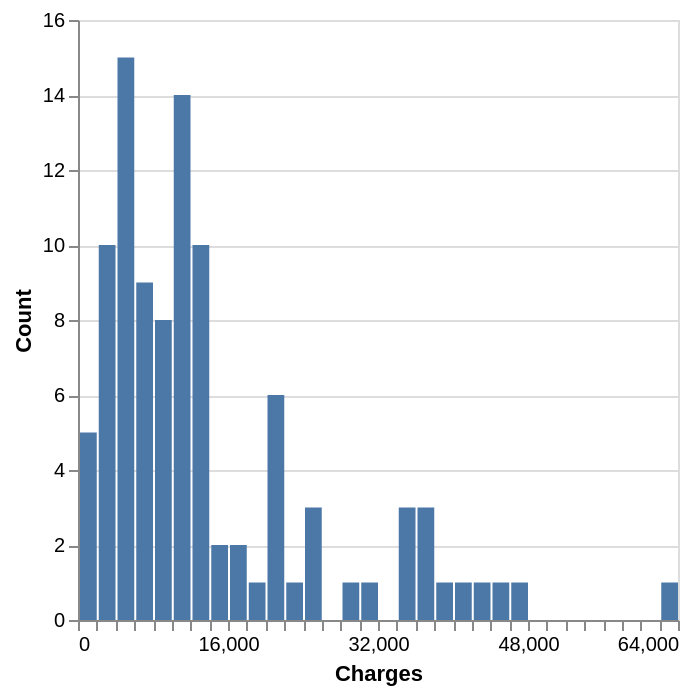

Notebook code for this chart:
### Code cell
sample_distribution = alt.Chart(df_one_sample).mark_bar().encode(
    x=alt.X("charges")
        .bin(maxbins=40)
        .title("Charges"),
    y=alt.Y("count()").title("Count"),
)

sample_distribution

### Figure 1 — Vega specification as saved in the notebook (floating-point values rounded to 4 significant figures)
{"$schema": "https://vega.github.io/schema/vega/v6.json", "data": [{"name": "source_0", "values": [{"__count": 8, "bin_maxbins_40_charges": 8000.0, "bin_maxbins_40_charges_end": 10000.0}, {"__count": 15, "bin_maxbins_40_charges": 4000.0, "bin_maxbins_40_charges_end": 6000.0}, {"__count": 3, "bin_maxbins_40_charges": 34000.0, "bin_maxbins_40_charges_end": 36000.0}, {"__count": 10, "bin_maxbins_40_charges": 12000.0, "bin_maxbins_40_charges_end": 14000.0}, {"__count": 14, "bin_maxbins_40_charges": 10000.0, "bin_maxbins_40_charges_end": 12000.0}, {"__count": 5, "bin_maxbins_40_charges": 0.0, "bin_maxbins_40_charges_end": 2000.0}, {"__count": 3, "bin_maxbins_40_charges": 36000.0, "bin_maxbins_40_charges_end": 38000.0}, {"__count": 1, "bin_maxbins_40_charges": 28000.0, "bin_maxbins_40_charges_end": 30000.0}, {"__count": 6, "bin_maxbins_40_charges": 20000.0, "bin_maxbins_40_charges_end": 22000.0}, {"__count": 10, "bin_maxbins_40_charges": 2000.0, "bin_maxbins_40_charges_end": 4000.0}, {"__count": 1, "bin_maxbins_40_charges": 40000.0, "bin_maxbins_40_charges_end": 42000.0}, {"__count": 1, "bin_maxbins_40_charges": 42000.0, "bin_maxbins_40_charges_end": 44000.0}, {"__count": 3, "bin_maxbins_40_charges": 24000.0, "bin_maxbins_40_charges_end": 26000.0}, {"__count": 1, "bin_maxbins_40_charges": 62000.0, "bin_maxbins_40_charges_end": 64000.0}, {"__count": 9, "bin_maxbins_40_charges": 6000.0, "bin_maxbins_40_charges_end": 8000.0}, {"__count": 2, "bin_maxbins_40_charges": 14000.0, "bin_maxbins_40_charges_end": 16000.0}, {"__count": 1, "bin_maxbins_40_charges": 22000.0, "bin_maxbins_40_charges_end": 24000.0}, {"__count": 1, "bin_maxbins_40_charges": 44000.0, "bin_maxbins_40_charges_end": 46000.0}, {"__count": 1, "bin_maxbins_40_charges": 30000.0, "bin_maxbins_40_charges_end": 32000.0}, {"__count": 2, "bin_maxbins_40_charges": 16000.0, "bin_maxbins_40_charges_end": 18000.0}, {"__count": 1, "bin_maxbins_40_charges": 38000.0, "bin_maxbins_40_charges_end": 40000.0}, {"__count": 1, "bin_maxbins_40_charges": 18000.0, "bin_maxbins_40_charges_end": 20000.0}, {"__count": 1, "bin_maxbins_40_charges": 46000.0, "bin_maxbins_40_charges_end": 48000.0}]}, {"name": "source_0_y_domain___count", "values": [{"min": 1, "max": 15}]}], "signals": [{"name": "bin_maxbins_40_charges_bins", "value": {"fields": ["charges"], "fname": "bin_charges", "start": 0.0, "step": 2000.0, "stop": 64000.0}}], "marks": [{"type": "rect", "name": "marks", "from": {"data": "source_0"}, "encode": {"update": {"y": {"field": "__count", "scale": "y"}, "x2": {"field": "bin_maxbins_40_charges", "scale": "x", "offset": {"signal": "0.5 + (abs(scale(\"x\", datum[\"bin_maxbins_40_charges_end\"]) - scale(\"x\", datum[\"bin_maxbins_40_charges\"])) < 0.25 ? -0.5 * (0.25 - (abs(scale(\"x\", datum[\"bin_maxbins_40_charges_end\"]) - scale(\"x\", datum[\"bin_maxbins_40_charges\"])))) : 0.5)"}}, "fill": {"value": "#4c78a8"}, "y2": {"value": 0, "scale": "y"}, "x": {"field": "bin_maxbins_40_charges_end", "scale": "x", "offset": {"signal": "0.5 + (abs(scale(\"x\", datum[\"bin_maxbins_40_charges_end\"]) - scale(\"x\", datum[\"bin_maxbins_40_charges\"])) < 0.25 ? 0.5 * (0.25 - (abs(scale(\"x\", datum[\"bin_maxbins_40_charges_end\"]) - scale(\"x\", datum[\"bin_maxbins_40_charges\"])))) : -0.5)"}}}}, "style": ["bar"]}], "scales": [{"name": "x", "type": "linear", "domain": {"signal": "[bin_maxbins_40_charges_bins.start, bin_maxbins_40_charges_bins.stop]"}, "range": [0, {"signal": "width"}], "bins": {"signal": "bin_maxbins_40_charges_bins"}, "zero": false}, {"name": "y", "type": "linear", "domain": [{"signal": "(data(\"source_0_y_domain___count\")[0] || {}).min"}, {"signal": "(data(\"source_0_y_domain___count\")[0] || {}).max"}], "range": [{"signal": "height"}, 0], "nice": true, "zero": true}], "axes": [{"scale": "y", "zindex": 0, "tickCount": {"signal": "ceil(height/40)"}, "domain": false, "grid": true, "labels": false, "maxExtent": 0, "minExtent": 0, "gridScale": "x", "aria": false, "orient": "left", "ticks": false}, {"scale": "x", "grid": false, "zindex": 0, "labelFlush": true, "tickCount": {"signal": "ceil(width/10)"}, "orient": "bottom", "title": "Charges", "labelOverlap": true}, {"scale": "y", "grid": false, "orient": "left", "tickCount": {"signal": "ceil(height/40)"}, "title": "Count", "labelOverlap": true, "zindex": 0}], "height": 300, "width": 300, "style": "cell", "padding": 5, "background": "white"}
